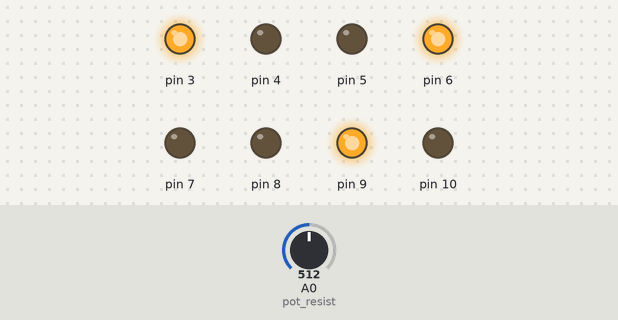
The sketch below on a simulated Arduino Uno, built with avr-gcc and run on an emulated ATmega328P. Parts: output pins drawn as LEDs (lit = HIGH). The test bench sets the inputs (shaded band); at power-on: A0 (pot_resist) = 512. What the sketch prints to the serial monitor is not drawn.

Above: at 1.2 s.
1.3 s: A0 (pot_resist) set to 517
At 2.1 s:
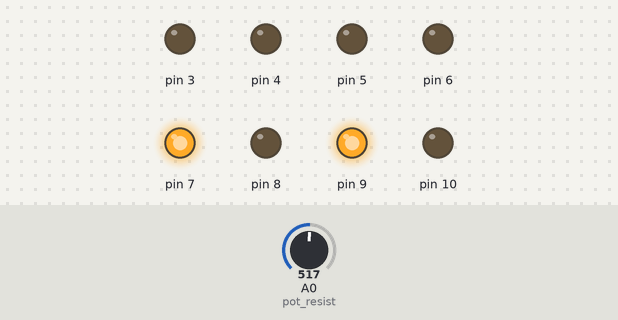
2.8 s: A0 (pot_resist) set to 716
At 3.3 s:
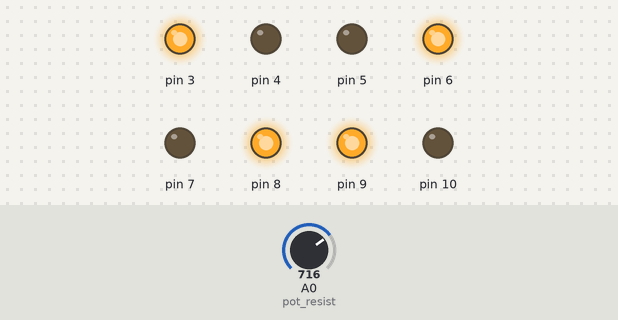
4.3 s: A0 (pot_resist) set to 732
At 5.5 s:
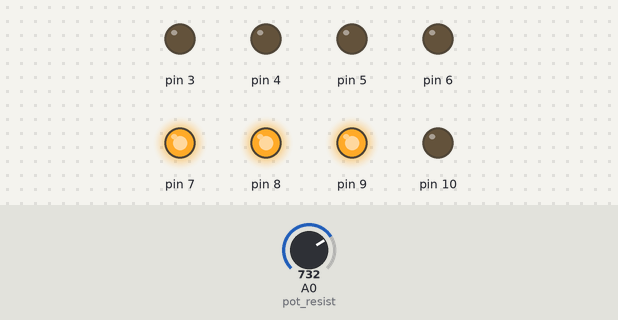
5.8 s: A0 (pot_resist) set to 900
At 6.8 s:
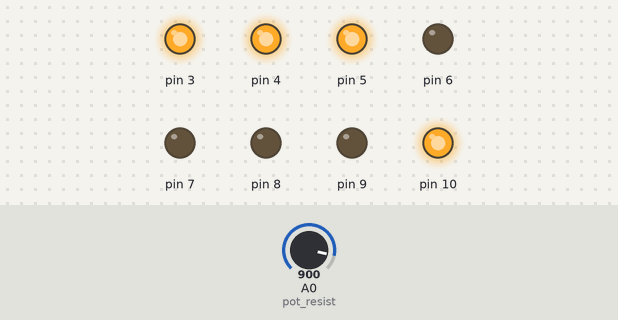
7.3 s: A0 (pot_resist) set to 916
At 7.8 s:
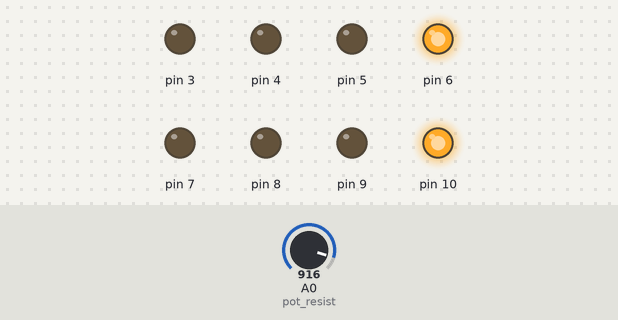
8.8 s: A0 (pot_resist) set to 511
At 10.2 s:
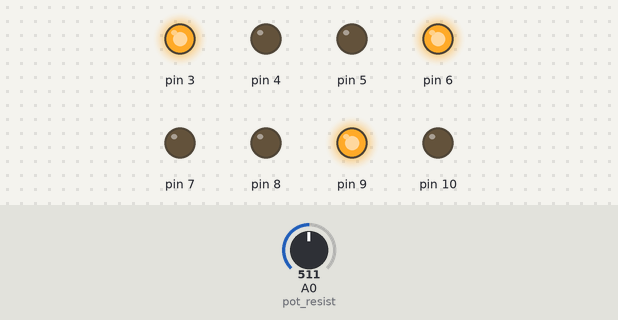
Timing chart, 0 to 11.3 s (numbered marks = the images above; inputs shaded):
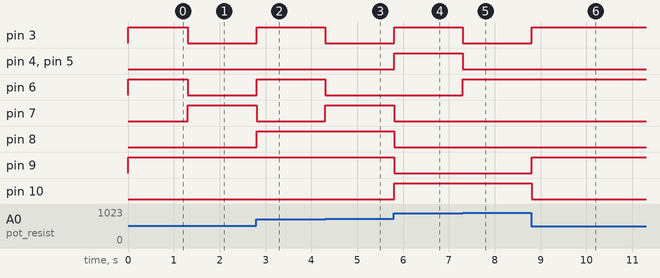

Measured:
- the behaviour switches between 516 and 517 on A0 (pot_resist) (found by bisection; images 0 and 1)
- the behaviour switches between 723 and 724 on A0 (pot_resist) (found by bisection; images 2 and 3)
- the behaviour switches between 909 and 910 on A0 (pot_resist) (found by bisection; images 4 and 5)
- after the input at 1.3 s, pin 3, pin 6: HIGH → LOW at once; pin 7: LOW → HIGH at once
- after the input at 2.8 s, pin 3, pin 6, pin 8: LOW → HIGH at once; pin 7: HIGH → LOW at once
- after the input at 4.3 s, pin 3, pin 6: HIGH → LOW at once; pin 7: LOW → HIGH at once
- after the input at 5.8 s, pin 3–5, pin 10: LOW → HIGH at once; pin 7–9: HIGH → LOW at once
- after the input at 7.3 s, pin 3–5: HIGH → LOW at once; pin 6: LOW → HIGH at once
- after the input at 8.8 s, pin 3, pin 9: LOW → HIGH at once; pin 10: HIGH → LOW at once

The sketch:

main.ino
```cpp
/*
Created by: Dennis Miklos
Date: 9/28/2021
Description: Maps potentiometer resistance value
to 0-99 and displays it using two 7-segment (Cathode) dislays.
*/

// Variable Dec
int pot_resist = A0; // Potentiometer Pin
int pval = 0; // Potentionmeter Value
int mval = 0; // Mapped Value
int nval = 0; // 7 Segment placeholder Value

void setup()
{
  // Initialize Digital Outputs
  for (int i = 3; i <11;i++){
  	pinMode(i,OUTPUT);
  }

  // Begin Serial Monitor
  Serial.begin(9600);
}

void loop()
{
  // Read the analog pin (A0)
  pval = analogRead(pot_resist);

  // Map potentiometer values
  mval = map(pval, 0, 1023, 0, 99);

  // Print mapped value to monitor for verification
  Serial.println(mval);

  // Print First Number
  nval = mval/10;
  for(int i=7;i<11;i++){
    digitalWrite(i,nval%2);
    nval = nval/2;
  }

  // Print Second Number
  nval = mval%10;
  for(int i=3;i<7;i++){
    digitalWrite(i,nval%2);
    nval = nval/2;
  }

}
```
